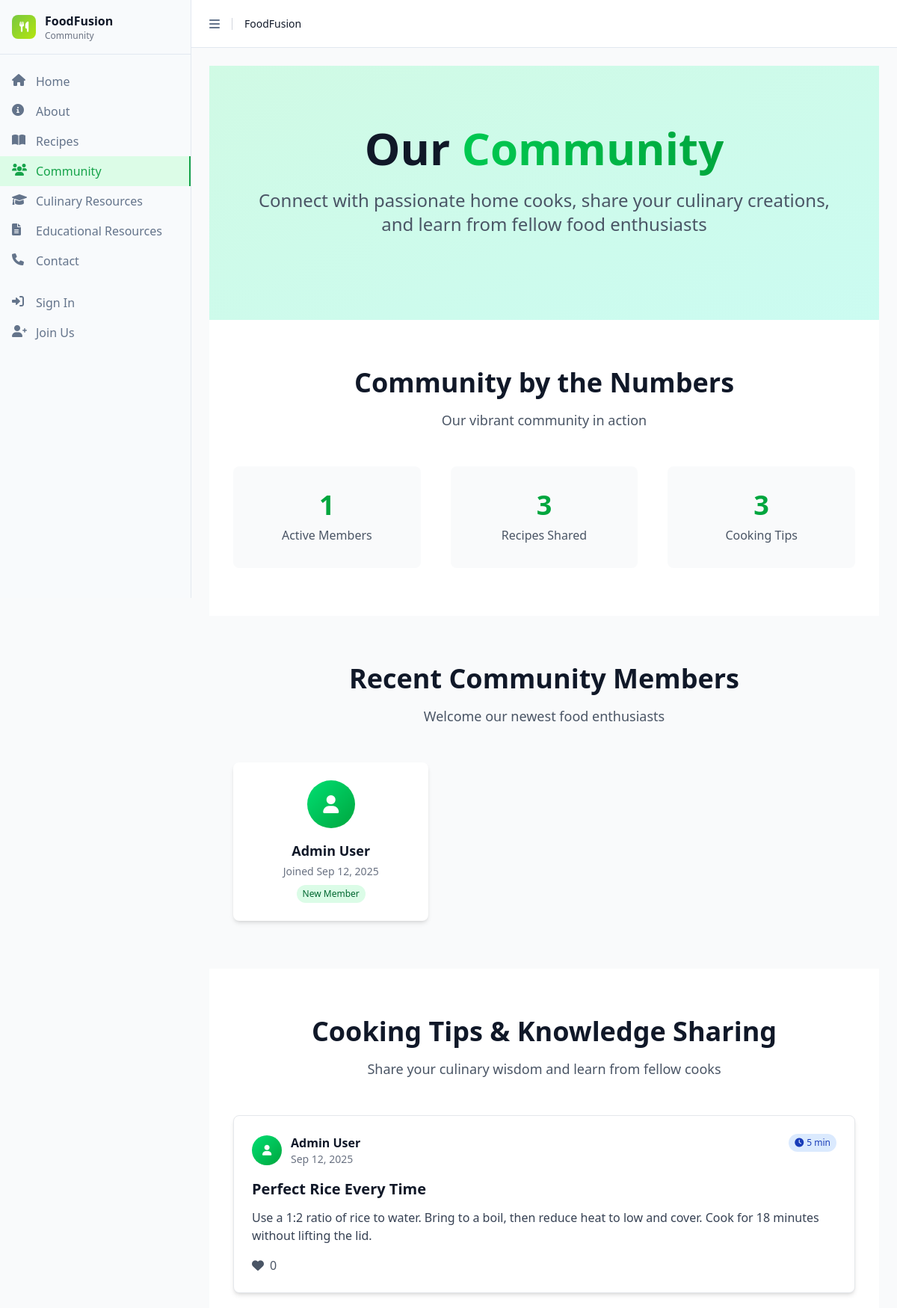
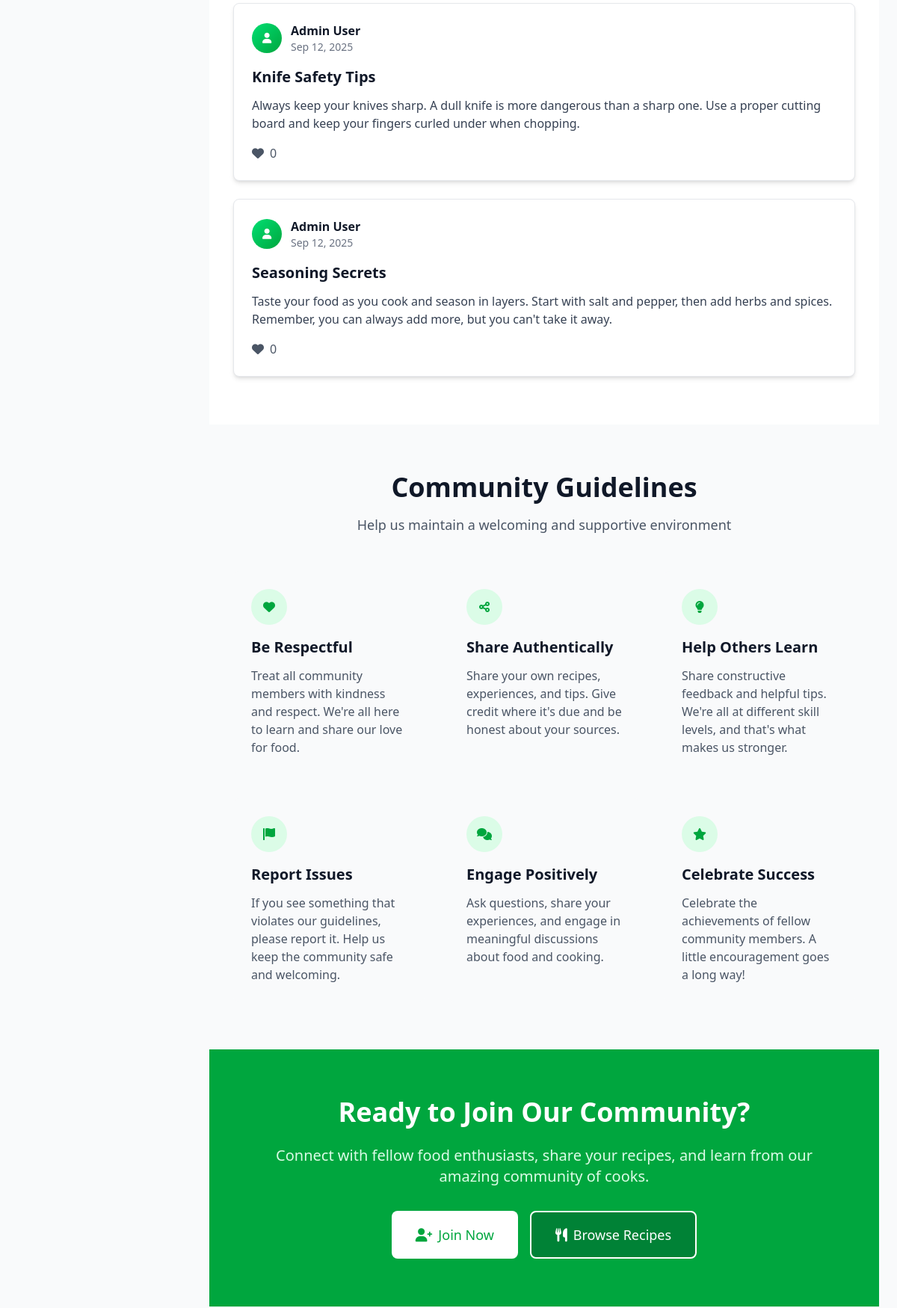
Page /index.php?page=community (upper part) on the committed database (2 pictures, top to bottom).
### tables this page shows
CREATE TABLE IF NOT EXISTS users (
    id INT AUTO_INCREMENT PRIMARY KEY,
    firstName VARCHAR(50) NOT NULL,
    lastName VARCHAR(50) NOT NULL,
    email VARCHAR(100) NOT NULL UNIQUE,
    password VARCHAR(255) NOT NULL,
    bio TEXT,
    location VARCHAR(100),
    website VARCHAR(255),
    profile_image VARCHAR(500),
    created_at TIMESTAMP DEFAULT CURRENT_TIMESTAMP,
    updated_at TIMESTAMP DEFAULT CURRENT_TIMESTAMP ON UPDATE CURRENT_TIMESTAMP,
    INDEX idx_email (email),
    INDEX idx_name (firstName, lastName)
);

CREATE TABLE IF NOT EXISTS cooking_tips (
    id INT AUTO_INCREMENT PRIMARY KEY,
    title VARCHAR(255) NOT NULL,
    content TEXT NOT NULL,
    user_id INT NOT NULL,
    prep_time INT,
    created_at TIMESTAMP DEFAULT CURRENT_TIMESTAMP,
    updated_at TIMESTAMP DEFAULT CURRENT_TIMESTAMP ON UPDATE CURRENT_TIMESTAMP,
    FOREIGN KEY (user_id) REFERENCES users(id) ON DELETE CASCADE,
    INDEX idx_user_tips (user_id),
    INDEX idx_tip_created (created_at)
);

### includes/functions.php (called while the page is built, shortened)
<?php
function formatDate($date) {
    return date('M j, Y', strtotime($date));
}
?>

### pages/community.php (the view, shortened to what this page needs)
<?php
include 'includes/header.php';
$totalUsers = 0;
$totalRecipes = 0;
$totalTips = 0;
$recentUsers = [];
$cookingTips = [];
$currentUserId = isset($_SESSION['user_id']) ? $_SESSION['user_id'] : null;
try {
    global $db;
    $stmt = $db->prepare("SELECT COUNT(*) as count FROM users");
    $stmt->execute();
    $result = $stmt->fetch();
    $totalUsers = $result['count'];
    $stmt = $db->prepare("SELECT COUNT(*) as count FROM recipes");
    $stmt->execute();
    $result = $stmt->fetch();
    $totalRecipes = $result['count'];
    $stmt = $db->prepare("SELECT COUNT(*) as count FROM cooking_tips");
    $stmt->execute();
    $result = $stmt->fetch();
    $totalTips = $result['count'];
    $stmt = $db->prepare("SELECT firstName, lastName, profile_image, created_at FROM users ORDER BY created_at DESC LIMIT 6");
    $stmt->execute();
    $recentUsers = $stmt->fetchAll();
    $tipsQuery = "SELECT ct.*, u.firstName, u.lastName, u.profile_image,
                         COALESCE(tl.user_liked, 0) as is_liked,
                         COALESCE(like_counts.like_count, 0) as like_count
                  FROM cooking_tips ct
                  LEFT JOIN users u ON ct.user_id = u.id
                  LEFT JOIN (
                      SELECT tip_id, 1 as user_liked
                      FROM tip_likes
                      WHERE user_id = :current_user_id
                  ) tl ON ct.id = tl.tip_id
                  LEFT JOIN (
                      SELECT tip_id, COUNT(*) as like_count
                      FROM tip_likes
                      GROUP BY tip_id
                  ) like_counts ON ct.id = like_counts.tip_id
                  ORDER BY ct.created_at DESC
                  LIMIT 20";
    $stmt = $db->prepare($tipsQuery);
    $stmt->bindParam(':current_user_id', $currentUserId, PDO::PARAM_INT);
    $stmt->execute();
    $cookingTips = $stmt->fetchAll();
} catch (Exception $e) {
}
?>
<div class="min-h-screen">
    <section class="relative bg-gradient-to-br from-emerald-100 to-teal-100 py-20">
        <div class="max-w-7xl mx-auto px-4 sm:px-6 lg:px-8 text-center">
            <h1 class="text-4xl md:text-6xl font-bold text-gray-900 mb-6">
                Our
                <span class="text-transparent bg-clip-text bg-gradient-to-r from-green-500 to-green-600">
                </span>
            </h1>
            <p class="text-xl md:text-2xl text-gray-600 mb-8 max-w-3xl mx-auto">
                Connect with passionate home cooks, share your culinary creations, and learn from fellow food enthusiasts
            </p>
        </div>
    </section>
    <section class="py-16 bg-white">
        <div class="max-w-7xl mx-auto px-4 sm:px-6 lg:px-8">
            <div class="text-center mb-12">
                <h2 class="text-3xl md:text-4xl font-bold text-gray-900 mb-4">Community by the Numbers</h2>
                <p class="text-lg text-gray-600">Our vibrant community in action</p>
            </div>
            <div class="grid grid-cols-1 md:grid-cols-3 gap-10">
                <div class="bg-gray-50 rounded-lg p-8 text-center">
                    <div class="text-4xl font-bold text-green-600 mb-2"><?php echo number_format($totalUsers); ?></div>
                    <div class="text-gray-600 font-medium">Active Members</div>
                </div>
                <div class="bg-gray-50 rounded-lg p-8 text-center">
                    <div class="text-4xl font-bold text-green-600 mb-2"><?php echo number_format($totalRecipes); ?></div>
                    <div class="text-gray-600 font-medium">Recipes Shared</div>
                </div>
                <div class="bg-gray-50 rounded-lg p-8 text-center">
                    <div class="text-4xl font-bold text-green-600 mb-2"><?php echo number_format($totalTips); ?></div>
                    <div class="text-gray-600 font-medium">Cooking Tips</div>
                </div>
            </div>
        </div>
    </section>
    <section class="py-16 bg-gray-50">
        <div class="max-w-7xl mx-auto px-4 sm:px-6 lg:px-8">
            <div class="text-center mb-12">
                <h2 class="text-3xl md:text-4xl font-bold text-gray-900 mb-4">Recent Community Members</h2>
                <p class="text-lg text-gray-600">Welcome our newest food enthusiasts</p>
            </div>
            <?php if (!empty($recentUsers)): ?>
            <div class="grid grid-cols-1 md:grid-cols-2 lg:grid-cols-3 gap-6">
                <?php foreach ($recentUsers as $user): ?>
                <div class="bg-white rounded-lg shadow-md p-6 text-center">
                    <?php if ($user['profile_image']): ?>
                        <img src="uploads/<?php echo $user['profile_image']; ?>"
                             alt="Profile" class="w-16 h-16 rounded-full mx-auto mb-4 object-cover">
                    <?php else: ?>
                        <div class="w-16 h-16 rounded-full mx-auto mb-4 bg-gradient-to-br from-green-400 to-green-600 flex items-center justify-center">
                            <i class="fas fa-user text-white text-2xl"></i>
                        </div>
                    <?php endif; ?>
                    <h3 class="text-lg font-semibold text-gray-900 mb-1">
                        <?php echo htmlspecialchars($user['firstName'] . ' ' . $user['lastName']); ?>
                    </h3>
                    <p class="text-sm text-gray-500 mb-2">
                        Joined <?php echo formatDate($user['created_at']); ?>
                    </p>
                    <div class="flex justify-center space-x-2">
                        <span class="inline-flex items-center px-2 py-1 rounded-full text-xs font-medium bg-green-100 text-green-800">
                            New Member
                        </span>
                    </div>
                </div>
                <?php endforeach; ?>
            </div>
            <?php endif; ?>
        </div>
    </section>
    <section class="py-16 bg-white">
        <div class="max-w-7xl mx-auto px-4 sm:px-6 lg:px-8">
            <div class="text-center mb-12">
                <h2 class="text-3xl md:text-4xl font-bold text-gray-900 mb-4">Cooking Tips & Knowledge Sharing</h2>
                <p class="text-lg text-gray-600">Share your culinary wisdom and learn from fellow cooks</p>
            </div>
            <div class="space-y-6">
                <?php if (!empty($cookingTips)): ?>
                    <?php foreach ($cookingTips as $tip): ?>
                    <div class="bg-white rounded-lg shadow-md p-6 border border-gray-200">
                        <div class="flex items-start justify-between mb-4">
                            <div class="flex items-center space-x-3">
                                <?php if ($tip['profile_image']): ?>
                                    <img src="uploads/<?php echo $tip['profile_image']; ?>"
                                         alt="Profile" class="w-10 h-10 rounded-full object-cover">
                                <?php else: ?>
                                    <div class="w-10 h-10 rounded-full bg-gradient-to-br from-green-400 to-green-600 flex items-center justify-center">
                                        <i class="fas fa-user text-white text-sm"></i>
                                    </div>
                                <?php endif; ?>
                                <div>
                                    <h4 class="font-semibold text-gray-900"><?php echo htmlspecialchars($tip['firstName'] . ' ' . $tip['lastName']); ?></h4>
                                    <p class="text-sm text-gray-500"><?php echo formatDate($tip['created_at']); ?></p>
                                </div>
                            </div>
                            <div class="flex items-center space-x-2">
                                <?php if ($tip['prep_time']): ?>
                                <span class="inline-flex items-center px-2 py-1 rounded-full text-xs font-medium bg-blue-100 text-blue-800">
                                    <i class="fas fa-clock mr-1"></i>
                                    <?php echo $tip['prep_time']; ?> min
                                </span>
                                <?php endif; ?>
                            </div>
                        </div>
                        <h3 class="text-xl font-semibold text-gray-900 mb-3"><?php echo htmlspecialchars($tip['title']); ?></h3>
                        <p class="text-gray-700 mb-4 whitespace-pre-wrap"><?php echo htmlspecialchars($tip['content']); ?></p>
                        <div class="flex items-center justify-between">
                            <div class="flex items-center space-x-4">
                                <button onclick="toggleTipLike(<?php echo $tip['id']; ?>)"
                                        class="flex items-center space-x-2 text-gray-600 hover:text-red-500 transition-colors <?php echo $tip['is_liked'] ? 'text-red-500' : ''; ?>">
                                    <i class="fas fa-heart <?php echo $tip['is_liked'] ? 'text-red-500' : ''; ?>"></i>
                                    <span id="tip-like-count-<?php echo $tip['id']; ?>"><?php echo $tip['like_count']; ?></span>
                                </button>
                            </div>
                        </div>
                    </div>
                    <?php endforeach; ?>
                <?php endif; ?>
            </div>
        </div>
    </section>
    <section class="py-16 bg-gray-50">
        <div class="max-w-7xl mx-auto px-4 sm:px-6 lg:px-8">
            <div class="text-center mb-12">
                <h2 class="text-3xl md:text-4xl font-bold text-gray-900 mb-4">Community Guidelines</h2>
                <p class="text-lg text-gray-600">Help us maintain a welcoming and supportive environment</p>
            </div>
            <div class="grid grid-cols-1 md:grid-cols-2 lg:grid-cols-3 gap-8">
                <div class="bg-gray-50 rounded-lg p-6">
                    <div class="w-12 h-12 bg-green-100 rounded-full flex items-center justify-center mb-4">
                        <i class="fas fa-heart text-green-600"></i>
                    </div>
                    <h3 class="text-xl font-semibold text-gray-900 mb-3">Be Respectful</h3>
                    <p class="text-gray-600">
                        Treat all community members with kindness and respect. We're all here to learn and share our love for food.
                    </p>
                </div>
                <div class="bg-gray-50 rounded-lg p-6">
                    <div class="w-12 h-12 bg-green-100 rounded-full flex items-center justify-center mb-4">
                        <i class="fas fa-share-alt text-green-600"></i>
                    </div>
                    <h3 class="text-xl font-semibold text-gray-900 mb-3">Share Authentically</h3>
                    <p class="text-gray-600">
                        Share your own recipes, experiences, and tips. Give credit where it's due and be honest about your sources.
                    </p>
                </div>
                <div class="bg-gray-50 rounded-lg p-6">
                    <div class="w-12 h-12 bg-green-100 rounded-full flex items-center justify-center mb-4">
                        <i class="fas fa-lightbulb text-green-600"></i>
                    </div>
                    <h3 class="text-xl font-semibold text-gray-900 mb-3">Help Others Learn</h3>
                    <p class="text-gray-600">
                        Share constructive feedback and helpful tips. We're all at different skill levels, and that's what makes us stronger.
                    </p>
                </div>
                <div class="bg-gray-50 rounded-lg p-6">
                    <div class="w-12 h-12 bg-green-100 rounded-full flex items-center justify-center mb-4">
                        <i class="fas fa-flag text-green-600"></i>
                    </div>
                    <h3 class="text-xl font-semibold text-gray-900 mb-3">Report Issues</h3>
                    <p class="text-gray-600">
                        If you see something that violates our guidelines, please report it. Help us keep the community safe and welcoming.
                    </p>
                </div>
                <div class="bg-gray-50 rounded-lg p-6">
                    <div class="w-12 h-12 bg-green-100 rounded-full flex items-center justify-center mb-4">
                        <i class="fas fa-comments text-green-600"></i>
                    </div>
                    <h3 class="text-xl font-semibold text-gray-900 mb-3">Engage Positively</h3>
                    <p class="text-gray-600">
                        Ask questions, share your experiences, and engage in meaningful discussions about food and cooking.
                    </p>
                </div>
                <div class="bg-gray-50 rounded-lg p-6">
                    <div class="w-12 h-12 bg-green-100 rounded-full flex items-center justify-center mb-4">
                        <i class="fas fa-star text-green-600"></i>
                    </div>
                    <h3 class="text-xl font-semibold text-gray-900 mb-3">Celebrate Success</h3>
                    <p class="text-gray-600">
                        Celebrate the achievements of fellow community members. A little encouragement goes a long way!
                    </p>
                </div>
            </div>
        </div>
    </section>
    <section class="py-16 bg-green-600 text-white">
        <div class="max-w-7xl mx-auto px-4 sm:px-6 lg:px-8 text-center">
            <h2 class="text-3xl md:text-4xl font-bold mb-6">Ready to Join Our Community?</h2>
            <p class="text-xl text-green-100 mb-8 max-w-3xl mx-auto">
                Connect with fellow food enthusiasts, share your recipes, and learn from our amazing community of cooks.
            </p>
            <div class="flex flex-col sm:flex-row gap-4 justify-center">
                <?php if (!isset($_SESSION['user_id'])): ?>
                <button onclick="showSignupModal()" class="bg-white hover:bg-gray-100 text-green-600 px-8 py-4 rounded-lg text-lg font-medium inline-flex items-center justify-center">
                    <i class="fas fa-user-plus mr-2"></i>
                    Join Now
                </button>
                <?php endif; ?>
                <a href="index.php?page=recipes" class="bg-green-700 hover:bg-green-800 text-white px-8 py-4 rounded-lg text-lg font-medium inline-flex items-center justify-center border-2 border-white">
                    <i class="fas fa-utensils mr-2"></i>
                    Browse Recipes
                </a>
            </div>
        </div>
    </section>
</div>
<?php include 'includes/footer.php'; ?>

### rows in the picture
users: firstName+lastName "Admin User", created_at "Sep 12, 2025"
cooking_tips: user.lastName "Admin User", created_at "Sep 12, 2025", prep_time "5", title "Perfect Rice Every Time", content "Use a 1:2 ratio of rice to water. Bring to a boil, then reduce heat to low and cover. Cook for 18 minutes without lifting the lid.", like_count "0"
cooking_tips: user.lastName "Admin User", created_at "Sep 12, 2025", title "Knife Safety Tips", content "Always keep your knives sharp. A dull knife is more dangerous than a sharp one. Use a proper cutting board and keep your fingers curled under when chopping.", like_count "0"
cooking_tips: user.lastName "Admin User", created_at "Sep 12, 2025", title "Seasoning Secrets", content "Taste your food as you cook and season in layers. Start with salt and pepper, then add herbs and spices. Remember, you can always add more, but you can't take it away.", like_count "0"

### other values in the picture
$totalUsers "1"
$totalRecipes "3"
$totalTips "3"
